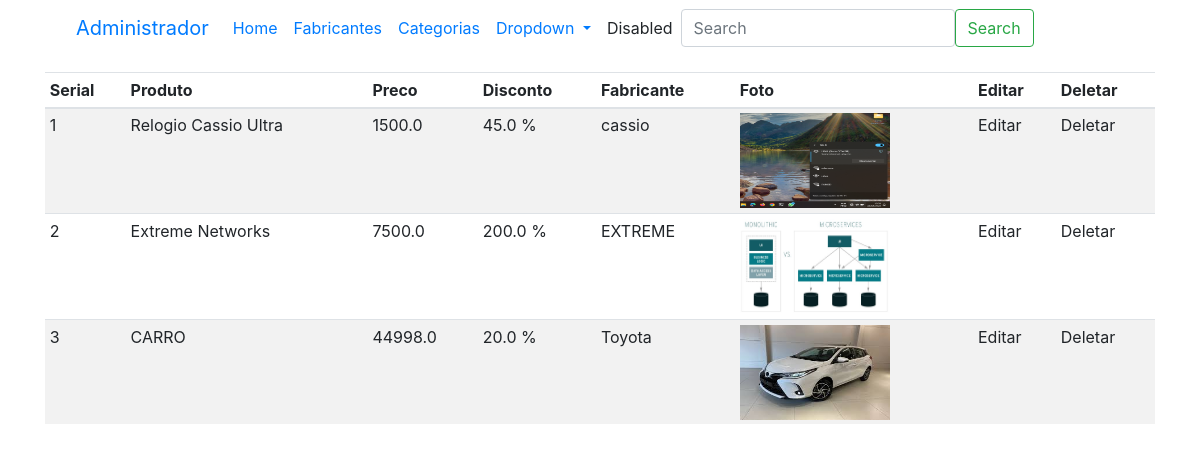
Page /admin (signed in) on the earlier database version.
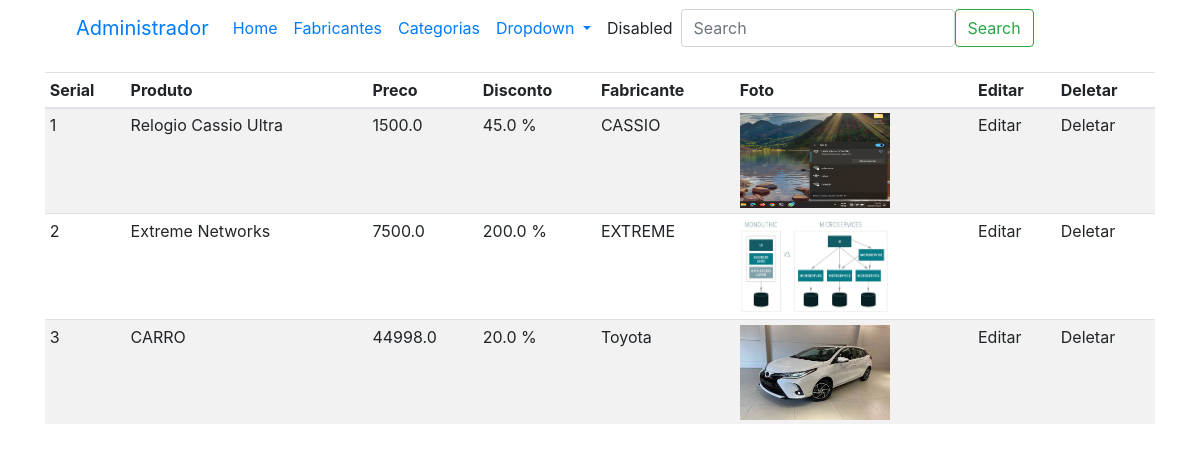
Same page on the later database version.
### loja/produtos/models.py (models this page shows, shortened)
class Addproduto(db.Model):
    id = db.Column(db.Integer, primary_key=True)
    name = db.Column(db.String(100), nullable=False,unique=True)
    price = db.Column(db.Float, nullable=False)
    discount = db.Column(db.Float, default=0)
    stock = db.Column(db.Integer, nullable=False)
    description = db.Column(db.String(255), nullable=False)
    color = db.Column(db.String(100), nullable=False)
    pub_date = db.Column(db.DateTime, nullable=False, default=datetime.now())
    marca_id = db.Column(db.Integer, db.ForeignKey('marca.id'), nullable=False)
    marca = db.relationship('Marca', backref=db.backref('marca', lazy=True))
    categoria_id = db.Column(db.Integer, db.ForeignKey('categoria.id'), nullable=False)
    categoria = db.relationship('Categoria', backref=db.backref('categorias', lazy=True)) #observar se é o mesmo nome da tabela
    create_date = db.Column(db.DateTime, nullable=False, default=datetime.now())
    image_1 = db.Column(db.String(150), nullable=False, default='default.jpg')
    image_2 = db.Column(db.String(150), nullable=False, default='default.jpg')
    image_3 = db.Column(db.String(150), nullable=False, default='default.jpg')

class Marca(db.Model):
    id = db.Column(db.Integer, primary_key=True)
    name = db.Column(db.String(100), nullable=False,unique=True)

### loja/admin/rotas.py (the view)
@app.route('/admin')
def admin():
    if 'email' not in session:
        flash('Por favor, faça o login para acessar o sistema ', 'danger')
        return redirect(url_for('login'))
    produtos = Addproduto.query.all()
    return render_template('admin/index.html', title="Pagina Administrativa", produtos=produtos)

### loja/templates/admin/index.html (shortened to what this page needs)
{% extends 'layouts.html' %}
{% block content %}
<div class="container">
    <nav class="navbar navbar-expand-lg bg-body-tertiary">
        <div class="container-fluid">
          <a class="navbar-brand" href="#">Administrador</a>
          <div class="collapse navbar-collapse" id="navbarSupportedContent">
            <ul class="navbar-nav me-auto mb-2 mb-lg-0">
              <li class="nav-item">
                <a class="nav-link active" aria-current="page" href="/admin">Home</a>
              </li>
              <li class="nav-item">
                <a class="nav-link" href="/marcas">Fabricantes</a>
              </li>
              <li class="nav-item">
                <a class="nav-link" href="/categoria">Categorias</a>
                </li>
              <li class="nav-item dropdown">
                <a class="nav-link dropdown-toggle" href="#" role="button" data-bs-toggle="dropdown" aria-expanded="false">
                  Dropdown
                </a>
              </li>
              <li class="nav-item">
                <a class="nav-link disabled" aria-disabled="true">Disabled</a>
              </li>
            </ul>
            <form class="d-flex" role="search">
              <input class="form-control me-2" type="search" placeholder="Search" aria-label="Search">
              <button class="btn btn-outline-success" type="submit">Search</button>
            </form>
          </div>
        </div>
      </nav>
</div>
<div class="container mt-3">
    <table class="table table-sm table-striped">
        <thead>
            <th>Serial</th>
            <th>Produto</th>
            <th>Preco</th>
            <th>Disconto</th>
            <th>Fabricante</th>
            <th>Foto </th>
            <th>Editar</th>
            <th>Deletar</th>
        </thead>
        <tbody>
            {% for produto in produtos %}
            <tr>
                <td>{{loop.index}}</td>
                <td>{{produto.name}}</td>
                <td>{{produto.price}}</td>
                <td>{{produto.discount}} %</td>
                <td>{{produto.marca.name}}</td>
                <td><img src="{{url_for('static', filename='images/' + produto.image_1)}}" width="150" height="95"></td>
                <td>Editar</td>
                <td>Deletar</td>
            </tr>
            {% endfor %}
        </tbody>
    </table>
</div>
{% endblock content %}

### loja/templates/layouts.html (shortened to what this page needs)
<!doctype html>
<html lang="en">
  <head>
    <link rel="stylesheet" href="{{url_for('static', filename='css/bootstrap.min.css')}}" >
  </head>
  <body>
{% block content %}
{% endblock content%}
  </body>
</html>

Differences in the rows shown:
changed through a linked row, Addproduto "Relogio Cassio Ultra": marca.name "cassio" → "CASSIO"
